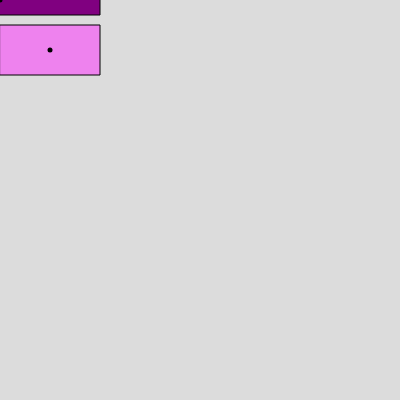
Frame 1 (no input)
Frame 60 (no input): identical to frame 1, image omitted
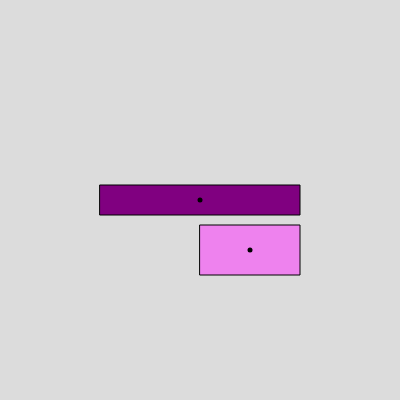
Frame 120 (the mouse pressed at the canvas centre since frame 60)

The p5.js sketch that drew these frames (run headless with seeded random() and noise() and a simulated clock; from frame 60 on, the mouse is pressed at the canvas centre):

// p5.js sketch
// ── sketch.js
// LEZIONE 4 PARTE 1

function setup() {
  createCanvas(400, 400);
  // RECTMODE 
  // Modifies the location from which rectangles are drawn by changing the way in which parameters given to rect() are interpreted.
  rectMode(CENTER);
}

function draw() {
  background(220);
  strokeWeight(1);
  fill("violet");
  // trasla TUTTI gli oggetti in DRAWS -- sposta TUTTO il foglio
  // anche L'ORIGINE è TRASLATA
  // translate(100,100);
  translate(mouseX,mouseY);
  rect(50,50,100,50)
  fill("purple");
  rect(0,0,200,30);
  strokeWeight(5);
  point(0,0);
  point(50,50);
  
}
